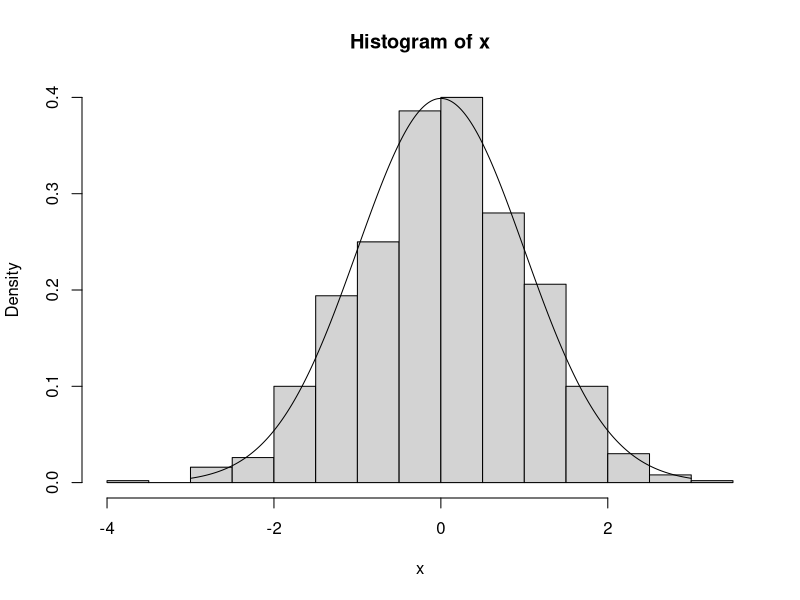
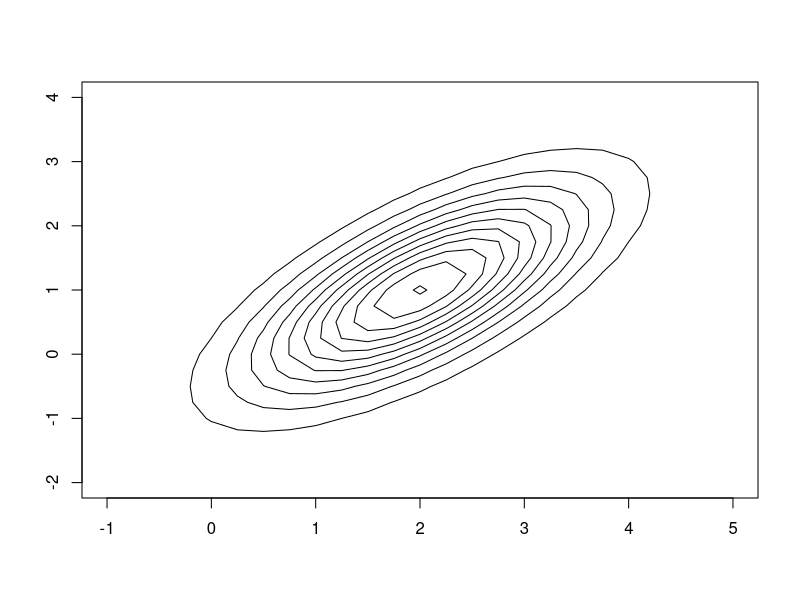
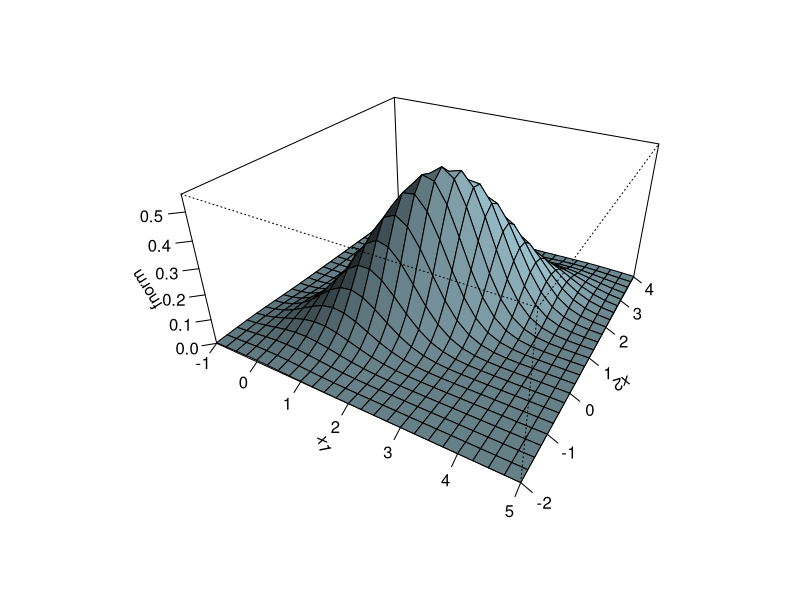
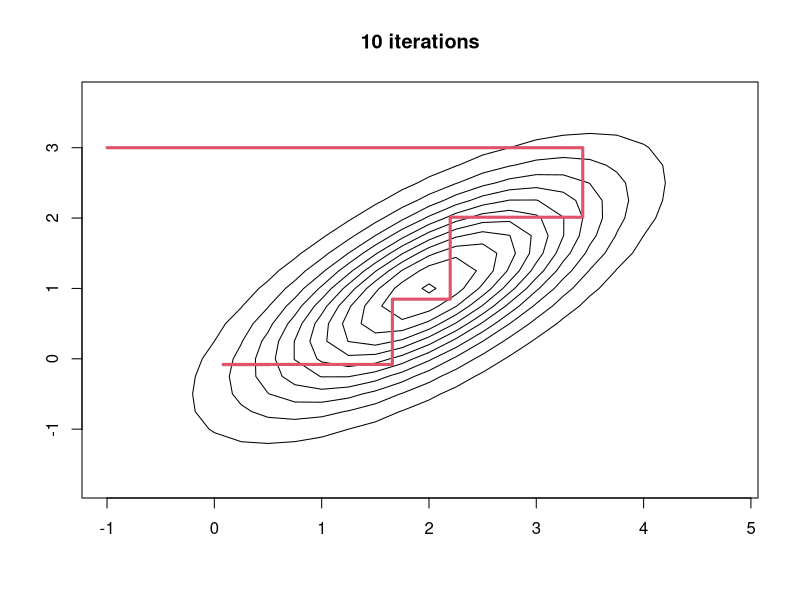
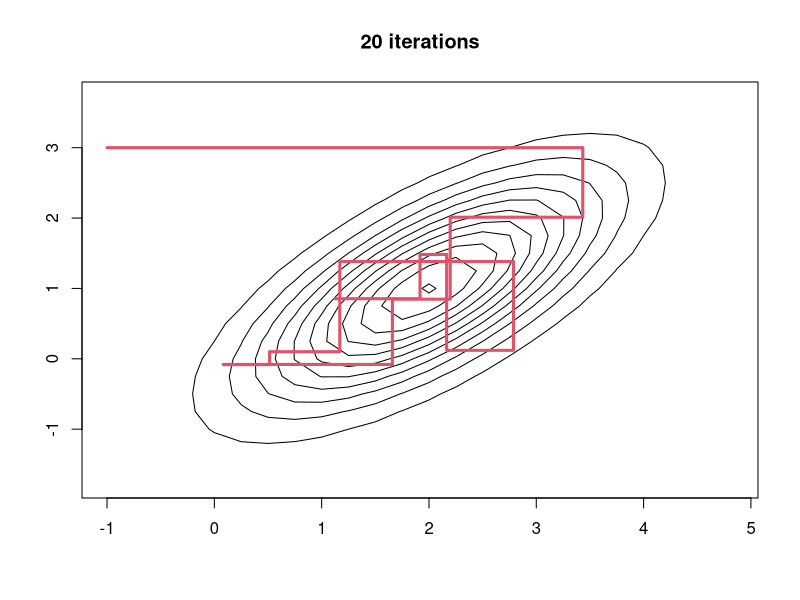
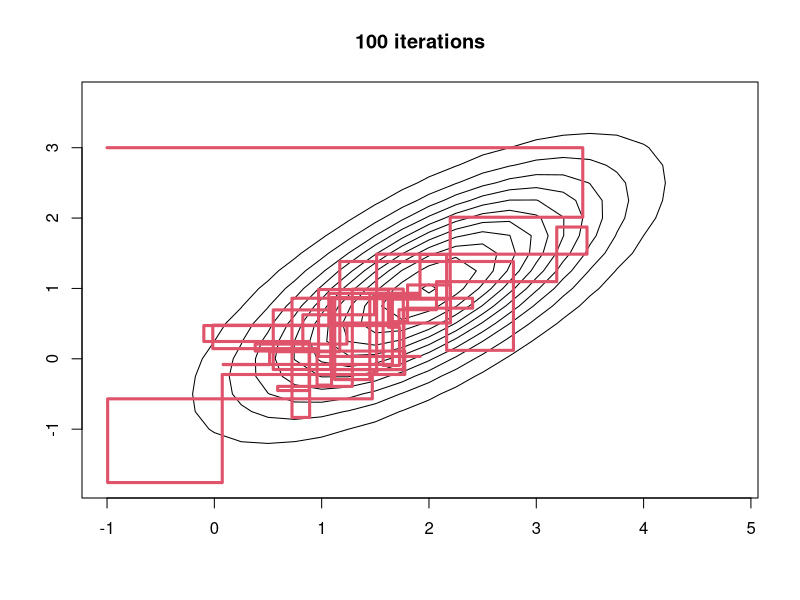
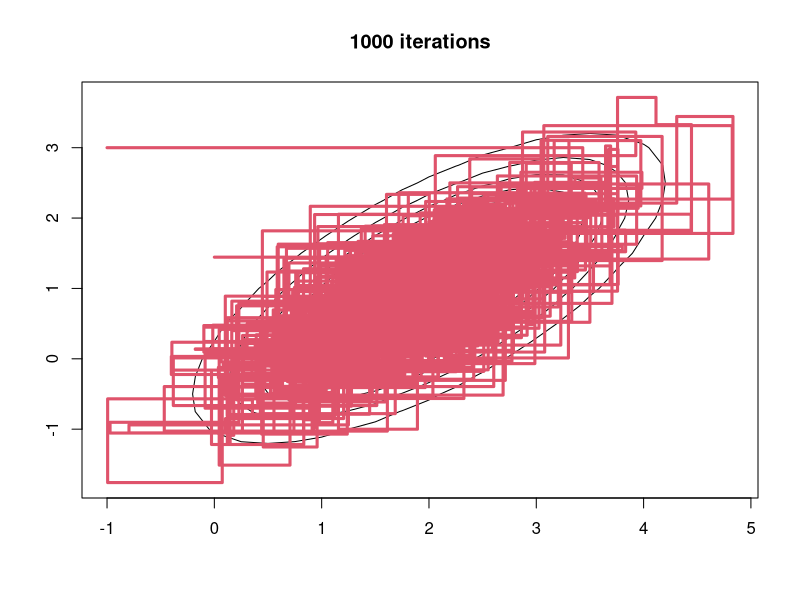
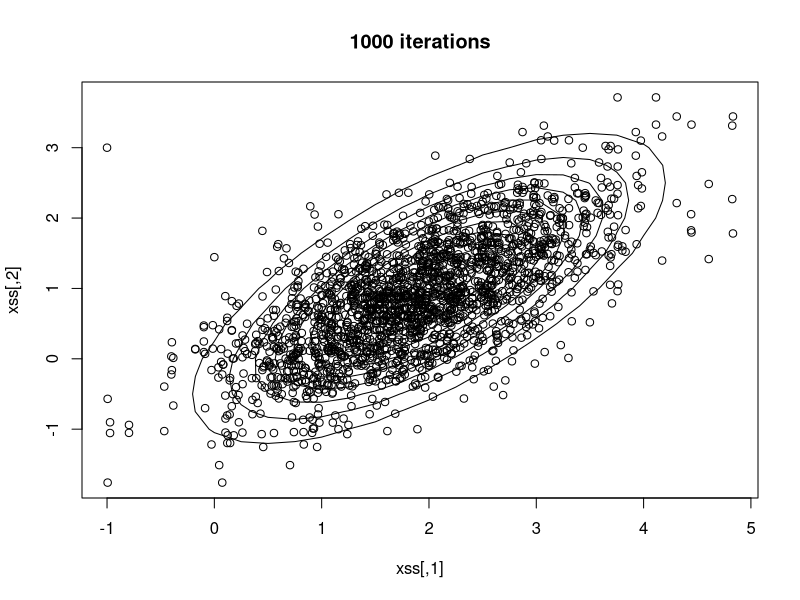

Write R code to recreate these figures, in order.
#################################################
#								                                #
# Codes Written by Hedibert F. Lopes        		#
#	INSPER - Brazil                               #
#								                                #
#################################################



# Simple Example : sampling from N(0,1)
# try different values for n

n=1000
x=rnorm(n,0,1)
xx=seq(-3,3,by=0.01)
hist(x,prob=1)
lines(xx,dnorm(xx,0,1))
mean(x)
var(x)





#############################################
#
# Sampling from the Multivariate Normal Distribution
#
#############################################

rmvnorm = function(am,mu,S) {
  s = chol(S)
  am.star = dim(S)[[1]]*am
  aux = matrix(rnorm(am.star),dim(S)[[1]],am)
  aux2 = mu + t(s)%*%aux
  t(aux2)
}




###################################################
# Exemplo 1:
# x=(x1,x2) ~ N(m,S)  where m=(m1,m2)' and
# 
#           |  s1 s12 |
#        S =|         |
#           | s21  s2 |
#
#  Sabe-se tambem que:
#
#    x1|x2 ~ N(m1+(s12/s2)*(x2-m2);s1-s12*s21/s2)
#    x2|x1 ~ N(m2+(s21/s1)*(x1-m1);s2-s21*s12/s1)
#
###################################################
m<-c(2,1)
S<-matrix(c(1,0.7,0.7,1),2,2)

# True distribution
x1<-seq(m[1]-3*sqrt(S[1,1]),m[1]+3*sqrt(S[1,1]),by=0.25)
x2<-seq(m[2]-3*sqrt(S[2,2]),m[2]+3*sqrt(S[2,2]),by=0.25)
fnorm<-matrix(0,length(x1),length(x2))
iS<-solve(S)
const<-1/sqrt(2*pi*abs(S[1,1]*S[2,2]-S[1,2]^2))
for (i in 1:length(x1))
	for (j in 1:length(x2)){
		fnorm[i,j]<-const*exp(-0.5*(t(c(x1[i],x2[j])-m)%*%iS%*%(c(x1[i],x2[j])-m)))
   }

par(mfrow=c(1,1))
contour(x1,x2,fnorm,drawlabels=F)
persp(x1,x2,fnorm, theta = 30, phi = 30, expand = 0.5, col = "lightblue",
           ltheta = 120, shade = 0.75, ticktype = "detailed")

# Gibbs Sampler
M<-1000
x<-c(-1,3)
xs<-x
for (i in 1:M){
 x[1]<-rnorm(1,m[1]+S[1,2]/S[2,2]*(x[2]-m[2]),sqrt(S[1,1]-S[1,2]^2/S[2,2]))
 x[2]<-rnorm(1,m[2]+S[2,1]/S[1,1]*(x[1]-m[1]),sqrt(S[2,2]-S[2,1]^2/S[1,2]))
 xs<-rbind(xs,x)
}

# Gibbs Sampler paths
xss<-matrix(0,2*M,2)
xss[1,]<-xs[1,1:2]
xss[2,2]<-xs[1,2]
for (i in 2:M){
  xss[2*(i-1),1]<-xs[i,1]
  xss[2*i-1  ,1]<-xs[i,1]
  xss[2*i-1,2]<-xs[i,2]
  xss[2*i  ,2]<-xs[i,2]
}

par(mfrow=c(1,1))
contour(x1,x2,fnorm,xlim=c(min(xs[,1]),max(xs[,1])),ylim=c(min(xs[,2]),max(xs[,2])),drawlabels=F)
lines(xss[1:10,],col=2,lwd=3)
title("10 iterations")

contour(x1,x2,fnorm,xlim=c(min(xs[,1]),max(xs[,1])),ylim=c(min(xs[,2]),max(xs[,2])),drawlabels=F)
lines(xss[1:20,],col=2,lwd=3)
title("20 iterations")

contour(x1,x2,fnorm,xlim=c(min(xs[,1]),max(xs[,1])),ylim=c(min(xs[,2]),max(xs[,2])),drawlabels=F)
lines(xss[1:100,],col=2,lwd=3)
title("100 iterations")

contour(x1,x2,fnorm,xlim=c(min(xs[,1]),max(xs[,1])),ylim=c(min(xs[,2]),max(xs[,2])),drawlabels=F)
lines(xss,col=2,lwd=3)
title("1000 iterations")


plot(xss,xlim=c(min(xs[,1]),max(xs[,1])),ylim=c(min(xs[,2]),max(xs[,2])))
contour(x1,x2,fnorm,drawlabels=F,add=T)
title("1000 iterations")


# Marginal posterior densities
par(mfrow=c(2,1))
hist(xs[101:M,1],prob=T,col=0,xlab="x1",main="")
lines(x1,dnorm(x1,m[1],sqrt(S[1,1])))
abline(v=m[1],lwd=5)
hist(xs[101:M,2],prob=T,col=0,xlab="x2",main="")
lines(x2,dnorm(x2,m[2],sqrt(S[2,2])))
abline(v=m[2],lwd=5)

# Ergodic means
par(mfrow=c(2,1))
plot(cumsum(xs[,1])/1:(M+1),type="l",xlab="itera??o",ylab="x1")
abline(h=m[1])
plot(cumsum(xs[,2])/1:(M+1),type="l",xlab="itera??o",ylab="x2")
abline(h=m[2])

#############################################################################
#
#          EXAMPLE: Poisson Process with a Change Point:  Originally 
#          analysed by Carlin, Gelfand and Smith (1992) and used in 
#          Tanner's Book - Tools for Statistical Inference (page 147)
#	    (Yearly (1851-1962)) Coalmining Disaster Data	
#
#
#############################################################################
rgama<-function(a,b){
  return(rgamma(1,a)/b)
}
rinvgama<-function(a,b){
  return(b/rgamma(1,a))
}
dgama<-function(x,a,b){
	b*dgamma(b*x,a)
}

y<-c(4,5,4,1,0,4,3,4,0,6,3,3,4,0,2,6,3,3,5,4,5,3,1,4,4,1,5,5,3,
    4,2,5,2,2,3,4,2,1,3,2,2,1,1,1,1,3,0,0,1,0,1,1,0,0,3,1,0,3,
    2,2,0,1,1,1,0,1,0,1,0,0,0,2,1,0,0,0,1,1,0,2,3,3,1,1,2,1,1,
    1,1,2,4,2,0,0,0,1,4,0,0,0,1,0,0,0,0,0,1,0,0,1,0,1)
n<-length(y)

# Likelihood function
lik<-function(k,lambda,phi,y,n){
	t1<-ifelse(k>1,sum(y[1:k]),0)
	t2<-ifelse(k<n,sum(y[(k+1):n]),0)
   return(lambda^t1*exp(-k*lambda)*phi^t2*exp(-(n-k)*phi))
}

# Time-series plot
par(mfrow=c(2,2))
plot(y,ylab="Counts",xlab="Time")
lines(y)
abline(v=41)
count<-rep(0,7);for (i in 0:6){count[i+1]<-sum(y==i)}
plot(0:6,count,xlab="counts",ylab="density",type="h")
title("112 observations")
count<-rep(0,7);for (i in 0:6){count[i+1]<-sum(y[1:41]==i)}
plot(0:6,count,xlab="counts",ylab="density",type="h")
title("First 41 observations")
count<-rep(0,7);for (i in 0:6){count[i+1]<-sum(y[42:n]==i)}
plot(0:6,count,xlab="counts",ylab="density",type="h")
title("Last 71 observations")


# Prior's hyperparameters
# -------------------------
alpha<-1;beta<-1
gamma<-1;delta<-1
par(mfrow=c(2,1))
x<-seq(0.001,10,0.1)
plot(x,dgama(x,alpha,beta),type="l",ylab="",xlab="gamma")
plot(x,dgama(x,gamma,delta),type="l",ylab="",xlab="phi")

# Marginal Posterior of k
ks<-seq(1,n)
postk<-NULL
for (k in ks){
  t1<-ifelse(k>1,sum(y[1:k]),0)
  t2<-ifelse(k<n,sum(y[(k+1):n]),0)
  postk<-c(postk,lgamma(t2+gamma)+lgamma(t1+alpha)-
        (t2+gamma)*log(n-k+delta)-(t1+alpha)*log(k+beta))
}
par(mfrow=c(1,1))
plot(ks,postk,type="h",xlab="k",ylab="log-posterior")


# Joint Posterior for lambda and phi
N<-20
lambdas<-seq(2,4,length=N)
phis<-seq(0.5,1.5,length=N)
post<-matrix(0,N,N)
for (i in 1:N){
  print(i)
  for (j in 1:N)
    for (l in 1:n) # l here represents the possible values of k
      post[i,j]<-post[i,j]+lik(l,lambdas[i],phis[j],y,n)*
                (lambdas[i]^(alpha-1)*exp(-beta*lambdas[i]))*
                (phis[j]^(gamma-1)*exp(-delta*phis[j]))
}
post1<-post/sum(post)
par(mfrow=c(2,1))
contour(lambdas,phis,100*post1,xlab="lambda",ylab="phi")
points(mean(y[1:41]),mean(y[42:n]),type="p",lwd=10,cex=2)
persp(lambdas,phis,100*post1,xlab="lambda",ylab="phi",zlab="densidade")


par(mfrow=c(2,1))
plot(lambdas,apply(100*post1,1,sum)/max(apply(100*post1,1,sum)),
     xlab="lambda",ylab="posteriori",type="l",axes=F,xlim=c(0,4))
axis(1);axis(2)
abline(v=mean(y[1:41]))
plot(phis,apply(100*post1,2,sum)/max(apply(100*post1,2,sum))*3.3,
     xlab="phi",ylab="posteriori",type="l",axes=F,xlim=c(0,4))
axis(1);axis(2)
abline(v=mean(y[42:n]))

###########################################
#
# Gibbs Sampler
#
###########################################
# initial value for k
# -------------------
k<-41

# Gibbs Sampler
# -------------
M<-1000
draws<-NULL
# Gibbs Sampler
for (i in 1:M){
	print(i)
	t1<-ifelse(k>1,sum(y[1:k]),0)
	t2<-ifelse(k<n,sum(y[(k+1):n]),0)
	lambda<-rgama(t1+alpha,k+beta)
	phi<-rgama(t2+gamma,n-k+delta)
        liks<-matrix(ncol=1,nrow=n)
        for (j in 1:n)
	        liks[j]<-lik(j,lambda,phi,y,n)
        k<-sample(1:n,size=1,prob=liks)
        draws<-rbind(draws,c(lambda,phi,k))
}
nome<-c("lambda","phi","k")
par(mfrow=c(3,3))
for (i in 1:3){
	plot(draws[,i],xlab="iteration",ylab="",main=nome[i],type="l")
	acf(draws[,i])
	hist(draws[,i],xlab=nome[i],prob=T,col=0)
}

par(mfrow=c(2,1))
hist(draws[,1],xlim=c(0,4),prob=T,col=0,xlab="lambda",nclass=20)
lines(lambdas,apply(100*post1,1,sum)/max(apply(100*post1,1,sum))*1.4)
axis(1);axis(2)
abline(v=mean(y[1:41]))
hist(draws[,2],xlim=c(0,4),prob=T,col=0,xlab="phi")
lines(phis,apply(100*post1,2,sum)/max(apply(100*post1,2,sum))*3.3)
axis(1);axis(2)
abline(v=mean(y[42:n]))

# Marginal Posterior of k
postk1<-NULL
for (k in 1:n) postk1<-c(postk1,sum(draws[,3]==k))
par(mfrow=c(1,1))
plot(ks,postk1/M,type="h",xlab="k",ylab="posteriori")


##################################################################################
#
# Mixture of Normals using Metropolis-Hastings Algorithm
#
##################################################################################

dnormm<-function(x,m,P){
	exp(-0.5*(t(x-m)%*%P%*%(x-m)))
}
dmixtnormm<-function(x,m1,m2,P1,P2,dP1,dP2){
	0.7*dP1*exp(-0.5*(t(x-m1)%*%P1%*%(x-m1)))+
	0.3*dP2*exp(-0.5*(t(x-m2)%*%P2%*%(x-m2)))
}
m1<-c(4,5)
m2<-c(1,4)
S1<-matrix(c(1,0.7,0.7,1),2,2)
iS1<-solve(S1)
iS1<-(iS1+t(iS1))/2
S2<-matrix(c(1,-0.7,-0.7,1),2,2)
iS2<-solve(S2)
iS2<-(iS2+t(iS2))/2
#determinant of covariance matrix
dP1<-prod(diag(chol(iS1)))
dP2<-prod(diag(chol(iS2)))

#"True" Distribution
x1<-seq(-1,7,by=0.25)
x2<-seq(2,8,by=0.25)
fnorm<-matrix(0,length(x1),length(x2))
for(i in 1:length(x1))
for(j in 1:length(x2))
fnorm[i,j]<-dmixtnormm(c(x1[i],x2[j]),m1,m2,iS1,iS2,dP1,dP2)

par(mfrow=c(2,1))
contour(x1,x2,fnorm)
persp(x1,x2,fnorm)

#Metropolis-Hastings using independent proposals V=diag(1,1)
V<-diag(1,2)
#Metropolis-Hastings using proposal with variance equals  S2
V<-S2

cV<-t(chol(V))
iV<-solve(V)
M<-1000
x<-c(1,4)
xs<-x
accepted<-0
for(i in 1:M){
	if (i %%1==0) print(i)
	xnew<-x+cV%*%rnorm(2)
	acceptance<-min(1,(dmixtnormm(xnew,m1,m2,iS1,iS2,dP1,dP2)/dmixtnormm(x,m1,m2,iS1,iS2,dP1,dP2))*(dnormm(x,xnew,iV)/dnormm(xnew,x,iV)))
	u<-runif(1)
	if (u<acceptance){
		x<-xnew
		accepted<-accepted+1
	}
	xs<-c(xs,x)
}
xs<-matrix(xs,(M+1),2,byrow=T)

xs1<-xs    #V=S2

xs2<-xs    #V=I_2

#Metropolis Paths
xss<-matrix(0,2*M,2)
xss[1,]<-xs[1,1:2]
xss[2,2]<-xs[1,2]
for(i in 2:M){
	xss[2*(i-1),1]<-xs[i,1]
	xss[2*i-1,1]<-xs[i,1]
	xss[2*i-1,2]<-xs[i,2]
	xss[2*i,2]<-xs[i,2]
}

minx<-min(c(xs[,1],x1,xss[,1]))
maxx<-max(c(xs[,1],x1,xss[,1]))
miny<-min(c(xs[,2],x2,xss[,2]))
maxy<-max(c(xs[,2],x2,xss[,2]))

# Markov chain 
par(mfrow=c(2,2))
for(i in c(20,100,300,2*M)){
 contour(x1,x2,fnorm,xlim=c(minx,maxx),ylim=c(miny,maxy),main=paste(i/2, " iterations"))
 lines(xss[1:i,])
}

#comparing the trace plots of both chains
par(mfrow=c(2,2))
plot(xs1[,1],type="l")
plot(xs1[,2],type="l")
plot(xs2[,1],type="l")
plot(xs2[,2],type="l")

# autocorrelations amongst the sampled values
par(mfrow=c(2,2))
acf(xs1[,1])
acf(xs1[,2])
acf(xs2[,1])
acf(xs2[,2])

# Metropolis-Hastings (single moves)
M<-1000
x<-c(1,4)
xs<-x
for(i in 1:M){
	print(i)
	m1new<-x[1]+rnorm(1)
	acceptance<-min(1,(dmixtnormm(c(m1new,x[2]),m1,m2,iS1,iS2,dP1,dP2)/dmixtnormm(x,m1,m2,iS1,iS2,dP1,dP2))*(dnormm(x,c(m1new,x[2]),iV)/dnormm(c(m1new,x[2]),x,iV)))
	u<-runif(1)
	if (u<acceptance){
		x[1]<-m1new
	}
	m2new<-x[2]+rnorm(1)
	acceptance<-min(1,(dmixtnormm(c(x[1],m2new),m1,m2,iS1,iS2,dP1,dP2)/dmixtnormm(x,m1,m2,iS1,iS2,dP1,dP2))*(dnormm(x,c(x[1],m2new),iV)/dnormm(c(x[1],m2new),x,iV)))
	u<-runif(1)
	if (u<acceptance){
		x[2]<-m2new
	}
	xs<-c(xs,x)
}
xs<-matrix(xs,(M+1),2,byrow=T)
xs3<-xs

xs<-xs3
#Metropolis Paths
xss<-matrix(0,2*M,2)
xss[1,]<-xs[1,1:2]
xss[2,2]<-xs[1,2]
for(i in 2:M){
	xss[2*(i-1),1]<-xs[i,1]
	xss[2*i-1,1]<-xs[i,1]
	xss[2*i-1,2]<-xs[i,2]
	xss[2*i,2]<-xs[i,2]
}

minx<-min(c(xs[,1],x1,xss[,1]))
maxx<-max(c(xs[,1],x1,xss[,1]))
miny<-min(c(xs[,2],x2,xss[,2]))
maxy<-max(c(xs[,2],x2,xss[,2]))

# Markov chain
par(mfrow=c(2,2))
for(i in c(20,100,300,2*M)){
 contour(x1,x2,fnorm,xlim=c(minx,maxx),ylim=c(miny,maxy),main=paste(i/2, " iteracoes"))
 lines(xss[1:i,])
}

#comparing the trace plots of all chains
par(mfrow=c(3,2))
plot(xs1[,1],type="l")
plot(xs1[,2],type="l")
plot(xs2[,1],type="l")
plot(xs2[,2],type="l")
plot(xs3[,1],type="l")
plot(xs3[,2],type="l")

# autocorrelations amongst the sampled values
par(mfrow=c(3,2))
acf(xs1[,1])
acf(xs1[,2])
acf(xs2[,1])
acf(xs2[,2])
acf(xs3[,1])
acf(xs3[,2])


